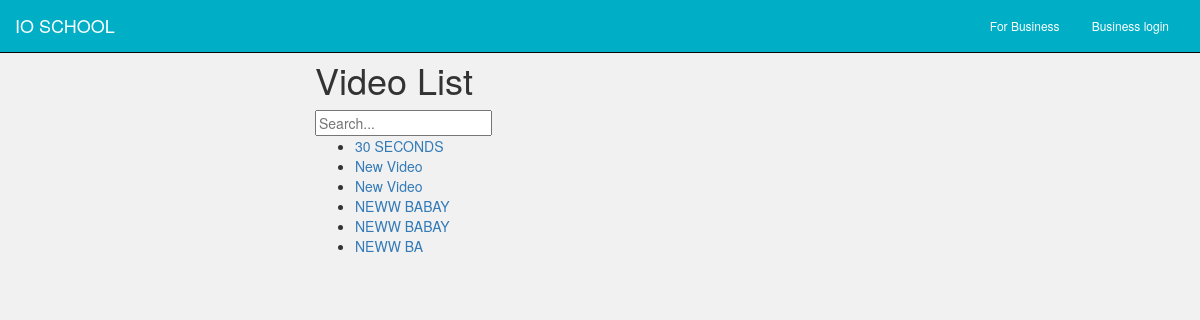
Page /videos/ on the earlier database version.
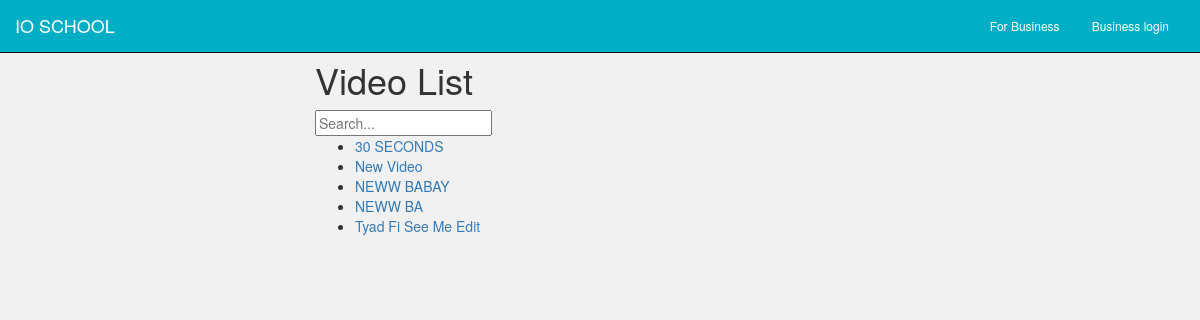
Same page on the later database version.
### videos/models.py (models this page shows, shortened)
class Video(models.Model):
    title = models.CharField(unique=True, max_length=120, null=False, blank=False)
    slug = models.SlugField(unique=True, blank=True)
    free = models.BooleanField(default=True)
    member_required = models.BooleanField(default=False)
    embed_code = models.TextField(null=False, blank=False)
    updated = models.DateTimeField(auto_now=True)
    timestamp = models.DateTimeField(auto_now_add=True)
    objects = VideoManager()
    def get_absolute_url(self):
        return reverse('detail_video', kwargs={"slug": self.slug})

### videos/views.py (the view)
class VideoListView(ListView):
    template_name = 'video_list.html'
    def get_queryset(self):
        request = self.request
        qs = Video.objects.all()
        query = request.GET.get('q')
        if query:
            return qs.filter(title__icontains=query)
        return qs
    def get_context_data(self, *args, **kwargs):
        context = super(VideoListView, self).get_context_data(*args, **kwargs)
        context['team'] = 456
        return context

### videos/models.py (called while the page is built)
    def get_queryset(self):
        return VideoQuerySet(self.model, using=self._db)

    def all(self):
        return self.get_queryset().all()

### videos/templates/videos/video_list.html (shortened to what this page needs)
{% extends 'defaults/base.html' %}
{% block content %}
    <div class='row'>
        <div class='col-sm-6 col-sm-offset-3'>
            <h1>Video List</h1>
            {% include 'snippets/video_search_form.html' with request=request %}
            <ul>
            {% for i in object_list %}
                <li><a href="{{ i.get_absolute_url }}">{{ i.title }}</a></li>
            {% endfor %}
            </ul>
        </div>
    </div>
{% endblock %}

Differences in the rows shown:
removed Video: title "New Video"
removed Video: title "NEWW BABAY"
added Video: title "Tyad Fi See Me Edit"
